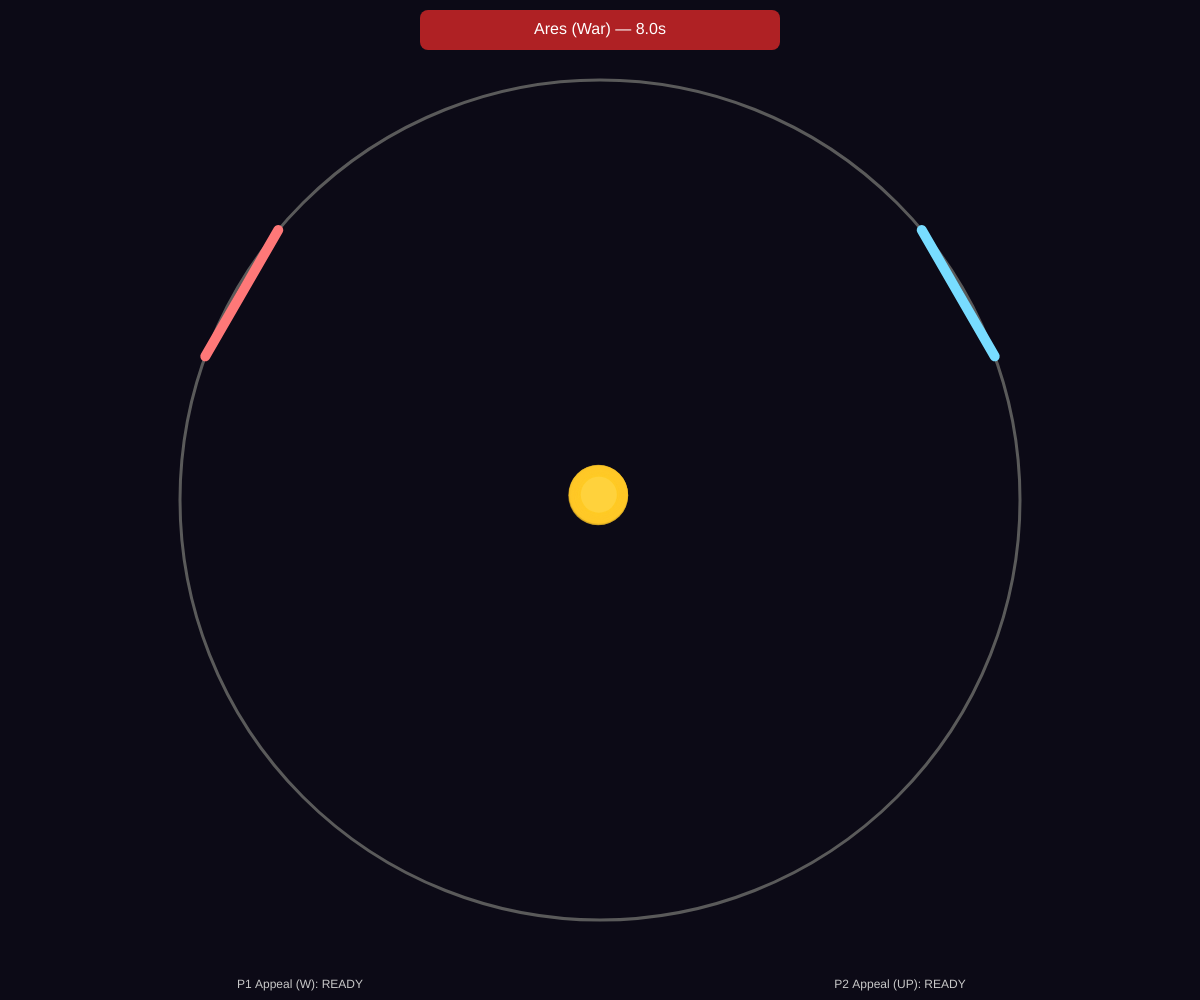
Frame 1 (no input)
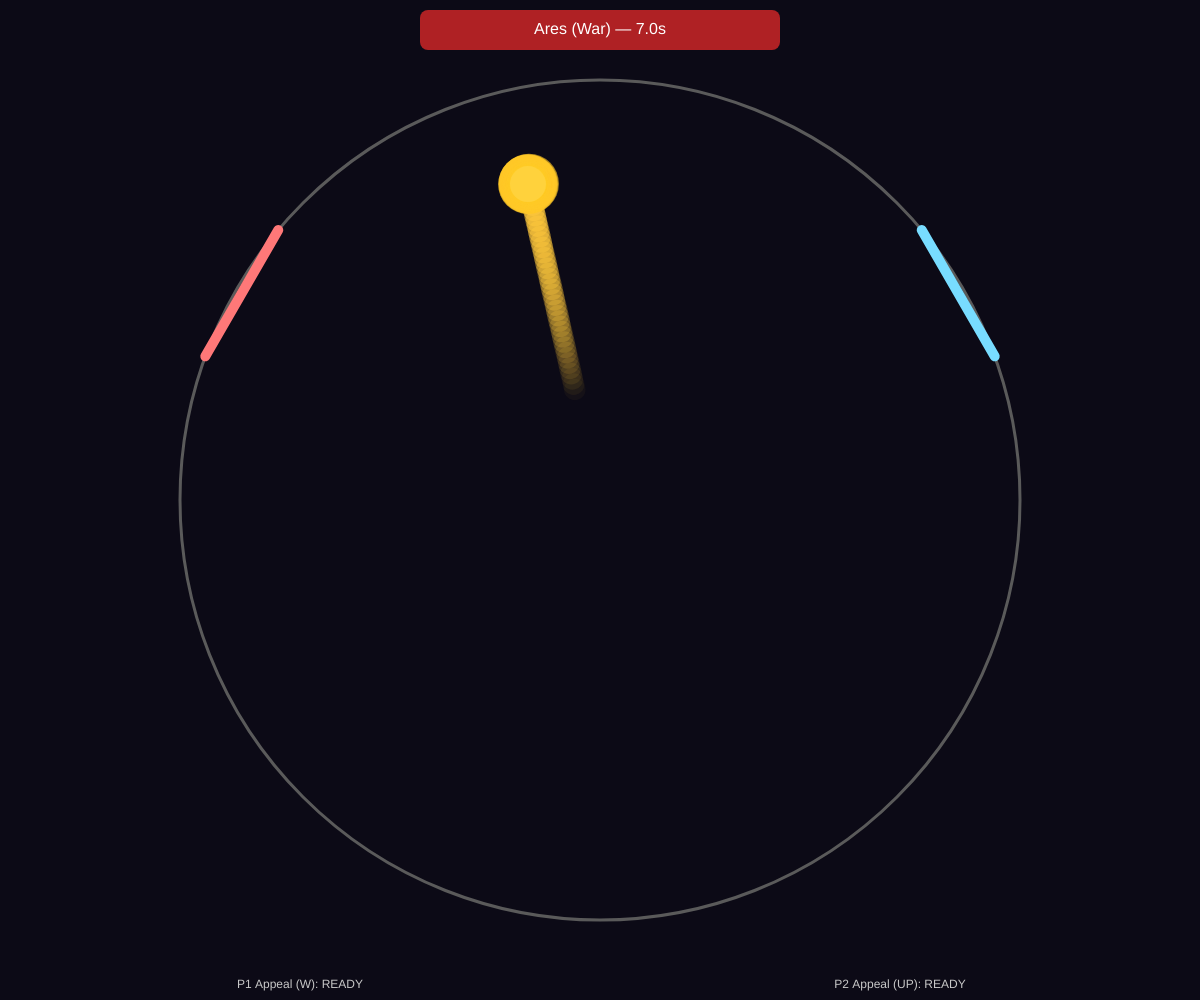
Frame 60 (no input)
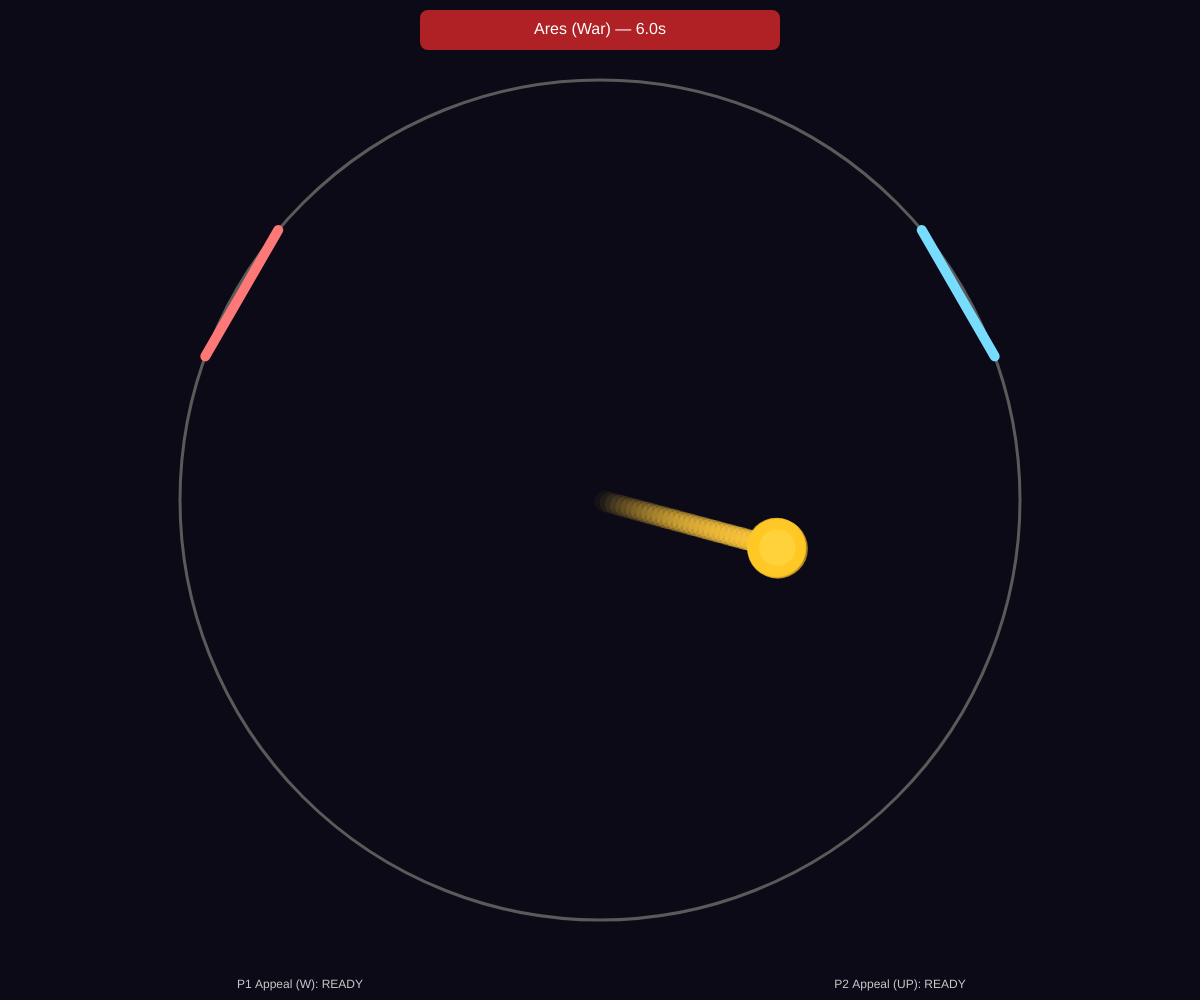
Frame 120 (the mouse pressed at the canvas centre since frame 60)

The p5.js sketch that drew these frames (run headless with seeded random() and noise() and a simulated clock; from frame 60 on, the mouse is pressed at the canvas centre):

// p5.js sketch
// ── sketch.js
// Polytheist Pong (p5.js) - No Scoring Version
// Circular arena of divine chaos — gods change the ball physics, 
// but there’s no winner or loser, only eternal play.
//
// Controls:
// Player 1: A / D to rotate paddle, W to appeal
// Player 2: LEFT / RIGHT to rotate paddle, UP to appeal

let ball, extraBalls;
let ballTrail = [];
let paddleAngle1, paddleAngle2;
let paddleWidth, paddleRadius;
let godList = [];
let activeGodIndex = 0;
let GOD_DURATION = 8000;
let lastGodSwitch = 0;
let appealCooldownP1 = 0, appealCooldownP2 = 0;

function setup() {
  createCanvas(windowWidth, windowHeight);
  angleMode(RADIANS);
  initializeGame();
  createGods();
  lastGodSwitch = millis();
}

function windowResized() {
  resizeCanvas(windowWidth, windowHeight);
  initializeGame();
}

function initializeGame() {
  paddleRadius = min(width, height) / 2 - 80;
  paddleAngle1 = -PI/6;
  paddleAngle2 = PI + PI/6;
  paddleWidth = PI / 9;
  resetBall();
  extraBalls = [];
  ballTrail = [];
}

function createGods() {
  godList = [
    {
      name: "Ares (War)",
      color: [220, 40, 40],
      applyModifiers: m => { m.speedMultiplier = 1.35; m.curve = 0; m.cloneChance = 0; },
      onAppeal: p => p.tempRebound = 1.8
    },
    {
      name: "Athena (Wisdom)",
      color: [100, 180, 255],
      applyModifiers: m => { m.speedMultiplier = 0.75; m.paddleWidthMultiplier = 0.8; },
      onAppeal: p => p.tempPaddleW = 1.5
    },
    {
      name: "Poseidon (Sea)",
      color: [20, 120, 180],
      applyModifiers: m => { m.curve = 0.008; m.curveBias = 0.2; },
      onAppeal: p => p.opponentSlow = 0.6
    },
    {
      name: "Hermes (Trickster)",
      color: [220, 200, 80],
      applyModifiers: m => { m.cloneChance = 0.12; },
      onAppeal: p => p.tempHitSpeed = 1.4
    },
    {
      name: "Hestia (Hearth)",
      color: [255, 160, 90],
      applyModifiers: m => { m.speedMultiplier = 0.9; m.trailLength = 70; },
      onAppeal: p => p.shieldNextMiss = true
    }
  ];
}

function draw() {
  background(12, 10, 22);
  let now = millis();

  if (now - lastGodSwitch > GOD_DURATION) {
    activeGodIndex = (activeGodIndex + 1) % godList.length;
    lastGodSwitch = now;
  }
  let activeGod = godList[activeGodIndex];
  let timeLeft = max(0, GOD_DURATION - (now - lastGodSwitch));

  let modifiers = { speedMultiplier: 1, paddleWidthMultiplier: 1, curve: 0, curveBias: 0, cloneChance: 0, trailLength: 40 };
  activeGod.applyModifiers(modifiers);

  noFill(); stroke(90); strokeWeight(3);
  ellipse(width/2, height/2, paddleRadius*2);

  if (!this.player1) this.player1 = createPlayerState();
  if (!this.player2) this.player2 = createPlayerState();

  handlePaddleInput(this.player1, 'P1');
  handlePaddleInput(this.player2, 'P2');

  updateBall(modifiers);
  updateExtraBalls(modifiers);

  drawTrails(modifiers.trailLength);
  drawBall(ball);
  for (let b of extraBalls) drawBall(b);

  let p1Width = paddleWidth * modifiers.paddleWidthMultiplier * (this.player1.tempPaddleW || 1);
  let p2Width = paddleWidth * modifiers.paddleWidthMultiplier * (this.player2.tempPaddleW || 1);
  drawPaddle(paddleAngle1, color(120,220,255), p1Width);
  drawPaddle(paddleAngle2, color(255,120,120), p2Width);

  if (checkPaddleCollision(ball, paddleAngle1, this.player1, modifiers)) attemptCloneSpawn(modifiers, ball);
  if (checkPaddleCollision(ball, paddleAngle2, this.player2, modifiers)) attemptCloneSpawn(modifiers, ball);
  for (let b of extraBalls) {
    if (checkPaddleCollision(b, paddleAngle1, this.player1, modifiers)) attemptCloneSpawn(modifiers, b);
    if (checkPaddleCollision(b, paddleAngle2, this.player2, modifiers)) attemptCloneSpawn(modifiers, b);
  }

  checkOutOfBounds(ball);
  extraBalls = extraBalls.filter(b => !checkOutOfBounds(b, true));

  drawHUD(activeGod.name, activeGod.color, timeLeft);
  decayPlayerTemps(this.player1);
  decayPlayerTemps(this.player2);

  if (appealCooldownP1 > 0) appealCooldownP1 = max(0, appealCooldownP1 - deltaTime);
  if (appealCooldownP2 > 0) appealCooldownP2 = max(0, appealCooldownP2 - deltaTime);
}

function createPlayerState() {
  return { tempPaddleW: 1, tempRebound: 1, tempHitSpeed: 1, opponentSlow: 1, shieldNextMiss: false };
}

function handlePaddleInput(p, id) {
  if (id === 'P1') {
    if (keyIsDown(65)) paddleAngle1 -= 0.06;
    if (keyIsDown(68)) paddleAngle1 += 0.06;
    if (keyIsDown(87) && appealCooldownP1 <= 0) {
      godList[activeGodIndex].onAppeal(p);
      appealCooldownP1 = 5000;
    }
  } else {
    if (keyIsDown(LEFT_ARROW)) paddleAngle2 -= 0.06;
    if (keyIsDown(RIGHT_ARROW)) paddleAngle2 += 0.06;
    if (keyIsDown(UP_ARROW) && appealCooldownP2 <= 0) {
      godList[activeGodIndex].onAppeal(p);
      appealCooldownP2 = 5000;
    }
  }
}

function resetBall() {
  ball = { x: width/2, y: height/2, angle: random(TWO_PI), speed: 4, radius: 18 };
  extraBalls = [];
  ballTrail = [];
}

function updateBall(mod) {
  let bias = mod.curveBias || 0;
  let curveAmt = mod.curve || 0;
  ball.angle += curveAmt * sin((ball.x + ball.y) * 0.01) + curveAmt * bias * 0.25;
  let sp = ball.speed * mod.speedMultiplier;
  ball.x += sp * cos(ball.angle);
  ball.y += sp * sin(ball.angle);
  ball.speed = constrain(ball.speed, 2, 12);
}

function updateExtraBalls(mod) {
  for (let b of extraBalls) {
    let curveAmt = mod.curve || 0;
    let bias = mod.curveBias || 0;
    b.angle += curveAmt * sin((b.x + b.y)*0.01) + curveAmt * bias * 0.25;
    let sp = b.speed * mod.speedMultiplier;
    b.x += sp * cos(b.angle);
    b.y += sp * sin(b.angle);
    b.speed = constrain(b.speed, 2, 12);
  }
}

function drawTrails(maxLen) {
  ballTrail.push({x: ball.x, y: ball.y});
  if (ballTrail.length > maxLen) ballTrail.shift();
  noStroke();
  for (let i = 0; i < ballTrail.length; i++) {
    let alpha = map(i, 0, ballTrail.length, 10, 180);
    fill(255, 200, 60, alpha);
    ellipse(ballTrail[i].x, ballTrail[i].y, ball.radius * 1.2);
  }
  for (let b of extraBalls) {
    fill(200, 240, 255, 100);
    ellipse(b.x, b.y, b.radius);
  }
}

function drawBall(b) {
  push();
  for (let i = 40; i > 0; i--) {
    let a = map(i, 0, 40, 0, 160);
    fill(255, 200, 40, a);
    ellipse(b.x + random(-1,1), b.y + random(-1,1), b.radius*2 + i*0.6);
  }
  pop();
  fill(255, 210, 60);
  ellipse(b.x, b.y, b.radius*2);
}

function drawPaddle(angle, col, w = paddleWidth) {
  let x1 = width/2 + paddleRadius * cos(angle - w/2);
  let y1 = height/2 + paddleRadius * sin(angle - w/2);
  let x2 = width/2 + paddleRadius * cos(angle + w/2);
  let y2 = height/2 + paddleRadius * sin(angle + w/2);
  stroke(col);
  strokeWeight(10);
  line(x1,y1,x2,y2);
}

function checkPaddleCollision(b, angle, p, m) {
  let dx = b.x - width/2, dy = b.y - height/2;
  let angleBall = atan2(dy, dx);
  let distFromCenter = sqrt(dx*dx + dy*dy);
  let diff = angleDiff(angleBall, angle);
  if (distFromCenter > paddleRadius - b.radius*2 && diff < (paddleWidth * (m && m.paddleWidthMultiplier || 1))/2) {
    let normal = angleBall;
    let incidence = b.angle;
    let rebound = (p && p.tempRebound) ? p.tempRebound : 1;
    b.angle = normal + PI + ((normal - incidence) * 0.3) + random(-0.2,0.2);
    let hitBoost = (p && p.tempHitSpeed) ? p.tempHitSpeed : 1;
    b.speed = constrain(b.speed * (1.0 + 0.08*rebound) * hitBoost, 2, 14);
    return true;
  }
  return false;
}

function attemptCloneSpawn(m, b) {
  if (random() < (m.cloneChance || 0)) {
    let nb = { x: b.x + random(-10,10), y: b.y + random(-10,10), angle: b.angle + random(-0.6,0.6), speed: b.speed, radius: max(8, b.radius*0.6) };
    extraBalls.push(nb);
    if (extraBalls.length > 3) extraBalls.shift();
  }
}

function checkOutOfBounds(b, isExtra = false) {
  let dx = b.x - width/2;
  let dy = b.y - height/2;
  let dist = sqrt(dx*dx + dy*dy);
  if (dist > paddleRadius + 40) {
    if (!isExtra) resetBall();
    return true;
  }
  return false;
}

function angleDiff(a,b){let d=abs(a-b)%TWO_PI;return d>PI?TWO_PI-d:d;}

function drawHUD(godName, godColor, timeLeft) {
  push();
  noStroke();
  fill(godColor[0], godColor[1], godColor[2], 200);
  rectMode(CENTER);
  rect(width/2, 30, 360, 40, 8);
  fill(255);
  textAlign(CENTER, CENTER);
  textSize(16);
  text(`${godName} — ${nf(timeLeft/1000,1,1)}s`, width/2, 30);

  textSize(12);
  fill(200);
  let p1cd = max(0, round(appealCooldownP1/1000));
  let p2cd = max(0, round(appealCooldownP2/1000));
  text(`P1 Appeal (W): ${p1cd > 0 ? p1cd + "s" : "READY"}`, width/4, height - 15);
  text(`P2 Appeal (UP): ${p2cd > 0 ? p2cd + "s" : "READY"}`, (3*width)/4, height - 15);
  pop();
}

function decayPlayerTemps(p) {
  if (!p) return;
  p.tempPaddleW = lerp(p.tempPaddleW || 1, 1, 0.03);
  p.tempRebound = lerp(p.tempRebound || 1, 1, 0.04);
  p.tempHitSpeed = lerp(p.tempHitSpeed || 1, 1, 0.04);
}
